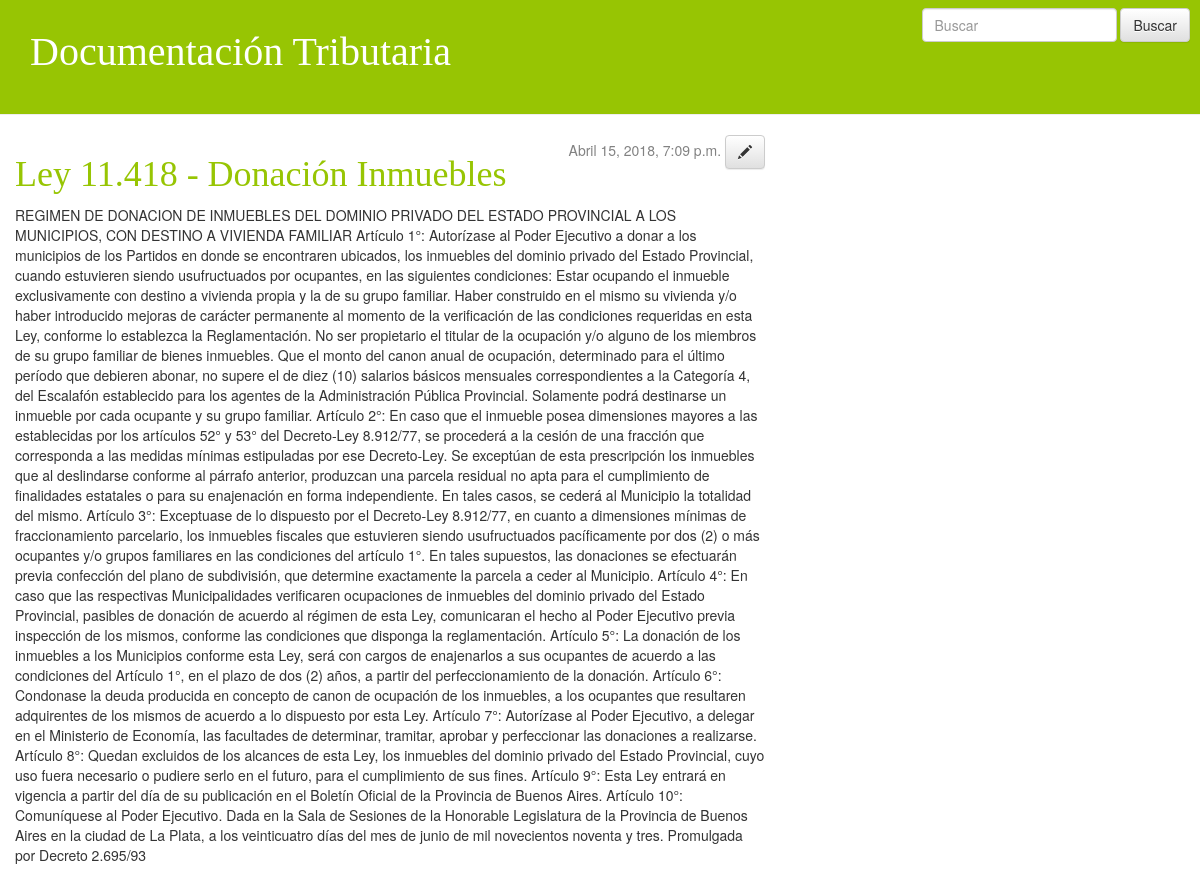
/post/5/, run on the app's committed database.
### blog/models.py (models this page shows, shortened)
class Post(models.Model):
    author = models.ForeignKey('auth.User', on_delete=models.CASCADE)
    title = models.CharField(max_length=200)
    text = models.TextField()
    created_date = models.DateTimeField(default=timezone.now)
    published_date = models.DateTimeField(blank=True, null=True)
    archivo=models.FileField(upload_to="archivos/", null=True, blank=True)

### blog/views.py (the view)
# urls.py: url(r'^post/(?P<pk>[0-9]+)/$', views.post_detail, name= 'post_detail'),
def post_detail(request, pk):
    post = get_object_or_404(Post, pk=pk)
    return render(request, 'blog/post_detail.html', {'post':post})

### blog/templates/blog/post_detail.html (shortened to what this page needs)
       {% extends 'blog/base.html' %}
    {% block content %}
        <div class="date">
        {% if post.published_date %}
            {{ post.published_date }}
        {% endif %}
        <a class="btn btn-default" href="{% url 'post_edit' pk=post.pk %}"><span class="glyphicon glyphicon-pencil"></span></a>
        </div>
        <h1>{{ post.title }}</h1>
        <p>{{ post.text }}</p>
    {% endblock %}

### blog/static/css/blog.css (style rules this page uses)
h1, h2, h3, h4 { font-family: 'DejaVu Regular', cursive; color: #97c503; }
.date { float: right; color: #828282; }

### data on the page
Post: published_date "Abril 15, 2018, 7:09 p.m.", title "Ley 11.418 - Donación Inmuebles", text "REGIMEN DE DONACION DE INMUEBLES DEL DOMINIO PRIVADO DEL ESTADO PROVINCIAL A LOS MUNICIPIOS, CON DESTINO A VIVIENDA FAMILIAR Artículo 1°: Autorízase al Poder Ejecutivo a donar a los municipios de los Partidos en donde se encontraren ubicados, los inmuebles del dominio privado del Estado Provincial, cuando estuvieren siendo usufructuados por ocupantes, en las siguientes condiciones: Estar ocupando el inmueble exclusivamente con destino a vivienda propia y la de su grupo familiar. Haber construido en el mismo su vivienda y/o haber introducido mejoras de carácter permanente al momento de la verificación de las condiciones requeridas en esta Ley, conforme lo establezca la Reglamentación. No ser…"
